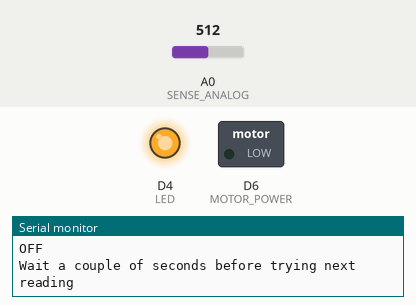
This sketch was run on a simulated ESP8266 (NodeMCU). Shown: switched loads named in the sketch (green lamp = pin HIGH), output pins drawn as LEDs (lit = HIGH), the last lines printed to the serial monitor. Inputs (shaded band) come from the test bench; at power-on: A0 (SENSE_ANALOG) = 512.

Above: at 5.7 s.
5.8 s: A0 (SENSE_ANALOG) set to 413
13.5 s: A0 (SENSE_ANALOG) set to 390
18.0 s: A0 (SENSE_ANALOG) set to 410
At 24.8 s:
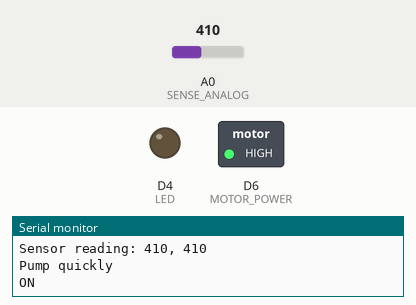
Timing chart, 0 to 27.5 s (numbered marks = the images above; inputs shaded):
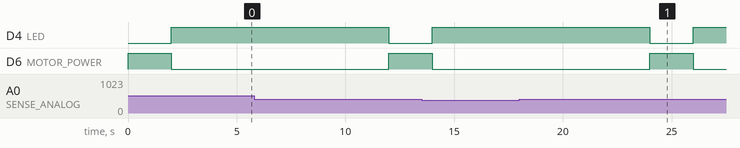

The sketch:

SelfWateringPlant.ino
```cpp
/*
  Blink an ESP8266 NodeMCU board
  Turns flashes an LED for one second delay.

  This program needs no circuit. It will use a built-in LED

  by Eng. Alaa Al Nassan
 */


# define LED D4 // Use built-in LED which connected to D4 pin or GPIO 2
# define MOTOR_POWER D6 // Motor power
# define SENSE_DIGITAL D5 // Sensor Digital
# define SENSE_ANALOG A0 // Sensor Analog

# define SHORT_WAIT 2000
# define LONG_WAIT 10000

int delayPeriod = 2000;

int pumpPeriod = SHORT_WAIT;
int waitPeriod = LONG_WAIT;

int sensorValueA = 0;
int sensorValueD = HIGH;

void setup() {
  pinMode(LED, OUTPUT);
  pinMode(MOTOR_POWER, OUTPUT);
  pinMode(SENSE_DIGITAL, INPUT);
  pinMode(SENSE_ANALOG, INPUT);

  Serial.begin(115200);
}

void loop() {
  //Read and display sensor values
  readSensor();

  //If dry pump a quick short burst of water
  if (sensorValueA > 400)
    pumpQuick();

  //Flash Led if not pumping just to show something still happening
  if (waitPeriod == SHORT_WAIT)
    ledOn();

  delay(waitPeriod);  // Wait a bit... Long of it just pumped, short otherwise
  ledOff();

  //If done waiting for sensor reading change after pumping, then reset to short wait
  if (waitPeriod == LONG_WAIT)
    waitPeriod = SHORT_WAIT;
  else //If not just pumped then wait another short while with led off, to create blinking effect
    delay(waitPeriod); // Wait a bit
}

void pumpQuick()
{
  Serial.println("Pump quickly");
  digitalWrite(MOTOR_POWER, HIGH); //Motor on
  ledOn();
  delay(pumpPeriod);              // Wait a second

  //analogWrite(MOTOR_POWER, 0); //Motor off
  digitalWrite(MOTOR_POWER, LOW); //Motor off
  ledOff();

  Serial.println("Wait a couple of seconds before trying next reading");
  waitPeriod = LONG_WAIT; //Set waiting period long to allow water to distribute and sensor reading to change
}


void readSensor()
{
  sensorValueD = analogRead(SENSE_DIGITAL);
  sensorValueA = analogRead(SENSE_ANALOG);
  Serial.print("Sensor reading: ");
  Serial.print(sensorValueD);
  Serial.print(", ");
  Serial.println(sensorValueA);
}

void ledOff()
{
  digitalWrite(LED, HIGH);  // Turn the LED off because the LED is active low
  Serial.println("OFF");
}

void ledOn()
{
  digitalWrite(LED, LOW);   // Turn the LED on because the LED is active low
  Serial.println("ON");
}
```

Measured:
- after the input at 18.0 s, D4 (LED): goes on until 26.0 s, then stays HIGH; D6 (MOTOR_POWER): LOW → HIGH after 6.0 s, → LOW 2.0 s later
